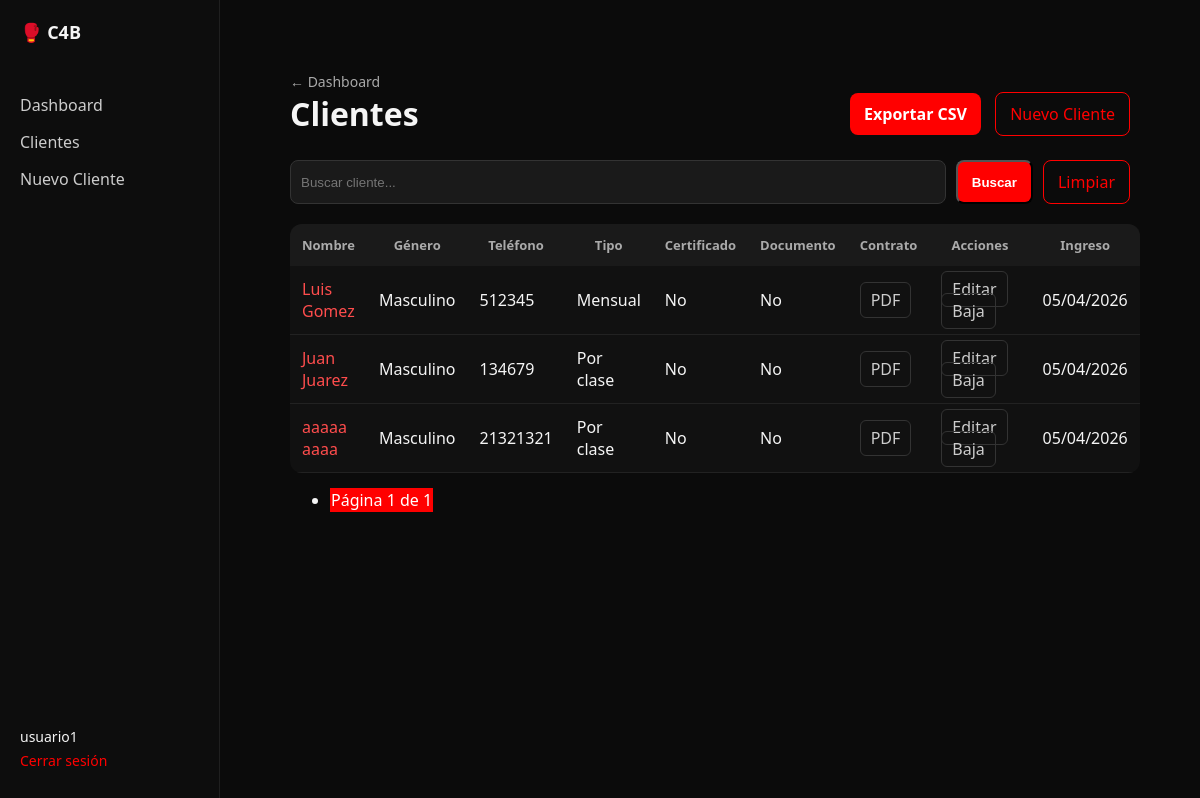
/clientes/ (signed in), run on the app's committed database.
### clientes/models.py (models this page shows, shortened)
class Cliente(models.Model):
    GENERO_CHOICES = [
        ('M', 'Masculino'),
        ('F', 'Femenino'),
        ('O', 'Otro'),
    ]
    TIPO_INSCRIPCION = [
        ('clase', 'Por clase'),
        ('mensual', 'Mensual'),
        ('anual', 'Anual'),
    ]
    gym = models.ForeignKey(Gym, on_delete=models.CASCADE)
    creado_por = models.ForeignKey(User, on_delete=models.SET_NULL, null=True, related_name='clientes_creados')
    actualizado_por = models.ForeignKey(User, on_delete=models.SET_NULL, null=True, related_name='clientes_actualizados')
    curp = models.CharField(max_length=18)
    class Meta:
        unique_together = ('gym', 'curp')
    nombre = models.CharField(max_length=100)
    apellido = models.CharField(max_length=100)
    fecha_nacimiento = models.DateField()
    genero = models.CharField(max_length=1, choices=GENERO_CHOICES)
    telefono = models.CharField(max_length=20)
    email = models.EmailField(blank=True, null=True)
    direccion = models.TextField(blank=True, null=True)
    contacto_emergencia = models.CharField(max_length=200)
    certificado_medico = models.FileField(upload_to='certificados/', blank=True, null=True)
    documento_adicional = models.FileField(upload_to='documentos/', blank=True, null=True)
    tipo_inscripcion = models.CharField(max_length=10, choices=TIPO_INSCRIPCION)
    fecha_inscripcion = models.DateField(auto_now_add=True)
    activo = models.BooleanField(default=True)
    fecha_registro = models.DateTimeField(auto_now_add=True)

### clientes/views.py (the view, shortened to what this page needs)
# urls.py: path('', views.lista_clientes, name='lista_clientes'),
@login_required
def lista_clientes(request):
    query = request.GET.get('q')
    gym = Gym.objects.filter(owner=request.user).first()
    lista = Cliente.objects.filter(gym=gym)
    if not gym:
        return redirect('dashboard')  # o donde quieras mandar si no tiene gym
    paginator = Paginator(lista, 10)  # 👈 10 por página
    page_number = request.GET.get('page')
    clientes = paginator.get_page(page_number)
    return render(request, 'clientes/lista_clientes.html', {
        'clientes': clientes,
        'query': query
    })

### clientes/templates/clientes/lista_clientes.html (shortened to what this page needs)
{% extends 'clientes/base.html' %}
{% load static %}
{% block content %}
    <div class="main-container">
        <div class="top-bar">
            <a href="{% url 'dashboard' %}" class="btn-back">
                ←  Dashboard
            </a>
        </div>
        <div class="header">
         <h1>Clientes</h1>
              <div class="header-actions">
                <a href="{% url 'exportar_clientes' %}" class="btn-red">Exportar CSV</a>
              <a href="/clientes/nuevo/" class="btn-red-outline">Nuevo Cliente</a>
        </div>
    </div>
    <form method="GET" class="search-bar">
    <input
        type="text"
        name="q"
        placeholder="Buscar cliente..."
        value="{{ query|default:'' }}"
    >
    <button type="submit" class="btn-red">Buscar</button>
    <a href="/" class="btn-red-outline">Limpiar</a>
</form>
    <table>
        <thead>
            <tr>
                <th>Nombre</th>
                <th>Género</th>
                <th>Teléfono</th>
                <th>Tipo</th>
                <th>Certificado</th>
                <th>Documento</th>
                <th>Contrato</th>
                <th>Acciones</th>
                <th>Ingreso</th>
            </tr>
        </thead>
        <tbody>
            {% for cliente in clientes %}
            <tr>
                <td>
                    <a href="{% url 'detalle_cliente' cliente.id %}" class="cliente-link">
                        {{ cliente.nombre }} {{ cliente.apellido }}
                    </a>
                </td>
                <td>{{ cliente.get_genero_display }}</td>
                <td>{{ cliente.telefono }}</td>
                <td>{{ cliente.get_tipo_inscripcion_display }}</td>
                <td>
                    {% if cliente.certificado_medico %}
                        <a href="{{ cliente.certificado_medico.url }}" class="btn-action" target="_blank">
                            Ver
                        </a>
                    {% else %}
                        <span class="text-muted">No</span>
                    {% endif %}
                </td>
                <td>
                    {% if cliente.documento_adicional %}
                        <a href="{{ cliente.documento_adicional.url }}" class="btn-action" target="_blank">
                            Ver
                        </a>
                    {% else %}
                        <span class="text-muted">No</span>
                    {% endif %}
                </td>
                <td>
                    <a href="{% url 'generar_contrato' cliente.id %}" class="btn-action">
                        PDF
                    </a>
                </td>
                <td>
                    <a href="{% url 'editar_cliente' cliente.id %}" class="btn-action">
                        Editar
                    </a>
                    {% if cliente.activo %}
                        <a href="{% url 'baja_cliente' cliente.id %}" class="btn-action">
                            Baja
                        </a>
                    {% else %}
                        <span class="badge-inactivo">Inactivo</span>
                    {% endif %}
                </td>
                <td>
                    {{ cliente.fecha_inscripcion|date:"d/m/Y" }}
                </td>
            </tr>
            {% endfor %}
        </tbody>
    </table>
    <nav>
    <ul class="pagination">
        <li class="page-item active">
            <span class="page-link">
                Página {{ clientes.number }} de {{ clientes.paginator.num_pages }}
            </span>
        </li>
    </ul>
</nav>
</div>
{% endblock %}

### clientes/templates/clientes/base.html (shortened to what this page needs)
{% load static %}
<!DOCTYPE html>
<html>
<head>
    <link rel="stylesheet" href="{% static 'clientes/styles.css' %}">
</head>
<body>
   <body>
<div class="layout">
    <aside class="sidebar">
        <div class="logo">
            🥊 C4B
        </div>
        <nav class="menu">
            <a href="{% url 'dashboard' %}">Dashboard</a>
            <a href="{% url 'lista_clientes' %}">Clientes</a>
            <a href="{% url 'crear_cliente' %}">Nuevo Cliente</a>
        </nav>
        <div class="user">
            <span>{{ request.user.username }}</span>
            <a href="{% url 'logout' %}">Cerrar sesión</a>
        </div>
    </aside>
    <main class="main-content">
        {% block content %}{% endblock %}
    </main>
</div>
</body>
</body>
</html>

### clientes/static/clientes/styles.css (style rules this page uses)
body { margin: 0; background: #0b0b0b; color: #f5f5f5; font-family: 'Segoe UI', sans-serif; }
.layout { display: flex; height: 100vh; }
.sidebar { width: 220px; height: 100vh; flex-shrink: 0; box-sizing: border-box; background: #0d0d0d; border-right: 1px solid #1f1f1f; display: flex; flex-direction: column; padding: 20px; }
html, body { height: 100%; overflow: hidden; }
.layout { height: 100vh; overflow: hidden; }
h1, h2, h3, p, span { color: #f5f5f5; }
.logo { font-weight: bold; font-size: 18px; margin-bottom: 30px; }
.menu a { display: block; color: #ccc; text-decoration: none; margin-bottom: 15px; transition: 0.2s; }
.menu { margin-top: 20px; }
.user { margin-top: auto; padding-bottom: 10px; }
.user { font-size: 14px; }
.user a { display: block; color: red; margin-top: 5px; text-decoration: none; }
.main-content { flex: 1; padding: 40px; overflow-y: auto; }
.main-container { max-width: 1200px; margin: auto; padding: 30px; }
.btn-back { color: #aaa; text-decoration: none; font-size: 14px; }
.header { display: flex; justify-content: space-between; align-items: center; margin-bottom: 25px; }
.header h1 { margin: 0; }
.header-actions a { margin-left: 10px; }
.btn-red { background: red; color: white; padding: 10px 14px; border-radius: 8px; text-decoration: none; font-weight: bold; }
.btn-red-outline { border: 1px solid red; color: red; padding: 10px 14px; border-radius: 8px; text-decoration: none; }
.search-bar input { background: #1a1a1a; border: 1px solid #333; color: #fff; }
table { width: 100%; border-collapse: collapse; background: #111; border-radius: 12px; overflow: hidden; }
thead { background: #1a1a1a; }
th { color: #aaa; font-size: 13px; padding: 12px; }
td { padding: 12px; }
tbody tr { border-bottom: 1px solid #222; transition: 0.2s; }
td a { color: #ff4d4d; text-decoration: none; }
.pagination .page-link { background: #111; border: 1px solid #333; color: #ccc; }
.pagination .active .page-link { background: red; border-color: red; color: white; }
.search-bar { display: flex; gap: 10px; margin-bottom: 20px; }
.search-bar input { flex: 1; padding: 10px; background: #1a1a1a; border: 1px solid #333; color: #fff; border-radius: 8px; }
.btn-action { border: 1px solid #333; color: #ccc; padding: 6px 10px; border-radius: 6px; text-decoration: none; }
.cliente-link { color: #ff4d4d; font-weight: 500; }

### data on the page
Cliente: nombre "Luis", apellido "Gomez", genero "Masculino", telefono "512345", tipo_inscripcion "Mensual", certificado_medico "No", documento_adicional "No", activo "Baja", fecha_inscripcion "05/04/2026"
Cliente: nombre "Juan", apellido "Juarez", genero "Masculino", telefono "134679", tipo_inscripcion "Por clase", certificado_medico "No", documento_adicional "No", activo "Baja", fecha_inscripcion "05/04/2026"
Cliente: nombre "aaaaa", apellido "aaaa", genero "Masculino", telefono "21321321", tipo_inscripcion "Por clase", certificado_medico "No", documento_adicional "No", activo "Baja", fecha_inscripcion "05/04/2026"

### other printed values
{{ request.user.username }} "usuario1"
{{ clientes.number }} "1"
{{ clientes.paginator.num_pages }} "1"
